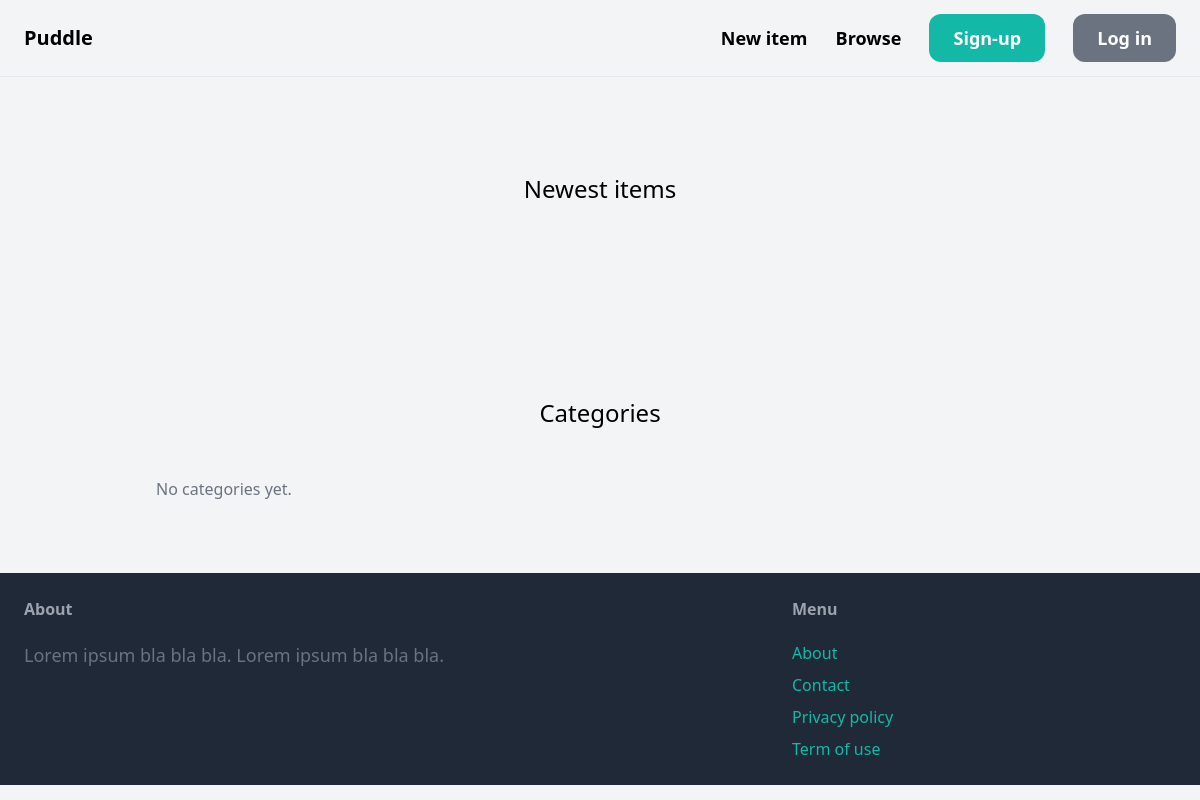
The app's page /, older data.
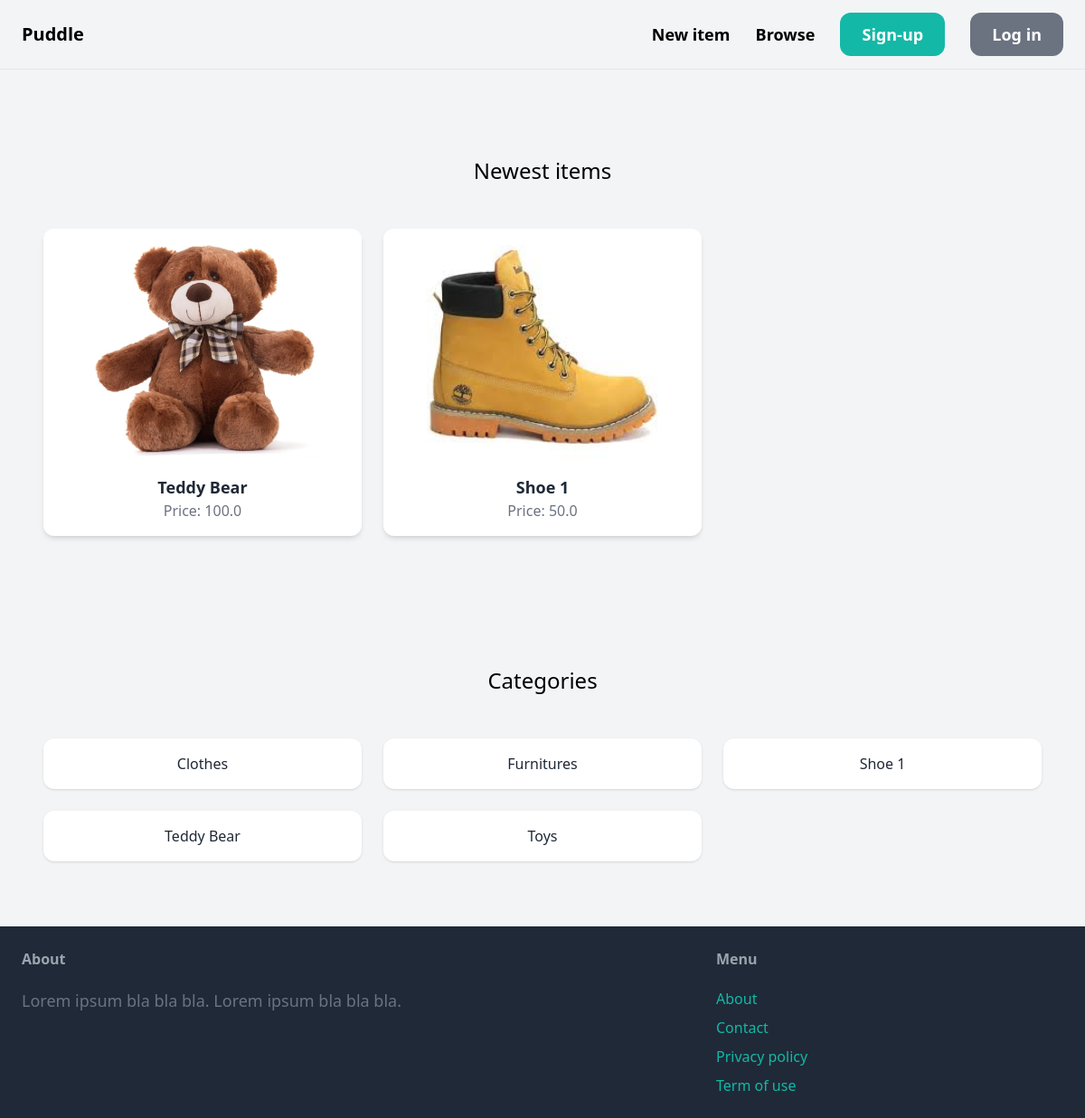
The same page, newer data.
### item/models.py (models this page shows, shortened)
class Item(models.Model):
    category = models.ForeignKey(Category, related_name='items', on_delete=models.CASCADE)
    name = models.CharField(max_length=255)
    description = models.TextField(blank=True, null=True)
    price = models.FloatField()
    image = models.ImageField(upload_to='item_images', blank=True, null=True)
    is_sold = models.BooleanField(default=False)
    created_by = models.ForeignKey(User, related_name='item', on_delete=models.CASCADE)
    created_at = models.DateTimeField(auto_now_add=True)

class Category(models.Model):
    name = models.CharField(max_length=255)
    class Meta:
        ordering = ['name']
        verbose_name_plural = "Categories"

### core/views.py (the view)
# urls.py: path('', views.index, name='index'),
def index(request):
    items = Item.objects. filter(is_sold=False)[0:6]
    categories = Category.objects.all()
    return render(request, 'core/index.html', {
        'categories': categories,
        'items': items,
    })

### core/templates/core/index.html (shortened to what this page needs)
{% extends 'core/base.html' %}
{% block content %}
<div class="mt-6 px-6 py-12 bg-gray-100 rounded-xl">
    <h2 class="mb-12 text-2xl text-center">Newest items</h2>
    <div class="grid grid-cols-1 sm:grid-cols-2 md:grid-cols-3 gap-6">
        {% for item in items %}
            <a href="{% url 'item:detail' item.id %}" class="block">
                <div class="bg-white rounded-xl shadow-md overflow-hidden hover:shadow-lg transition flex flex-col">
                    {% if item.image %}
                        <img src="{{ item.image.url }}" alt="{{ item.name }}" class="w-full h-64 object-contain bg-white rounded-t-xl">
                    {% else %}
                        <div class="w-full h-64 flex items-center justify-center bg-gray-50 rounded-t-xl">
                            <span class="text-gray-400">No image</span>
                        </div>
                    {% endif %}
                    <div class="p-4 text-center">
                        <h2 class="text-lg font-semibold text-gray-800">{{ item.name }}</h2>
                        <p class="text-gray-500">Price: {{ item.price }}</p>
                    </div>
                </div>
            </a>
        {% endfor %}
    </div>
</div>
<div class="mt-12 px-6 py-12 bg-gray-100 rounded-xl">
    <h2 class="mb-12 text-2xl text-center">Categories</h2>
    <div class="grid grid-cols-1 sm:grid-cols-2 md:grid-cols-3 gap-6">
        {% for category in categories %}
            <div class="bg-white rounded-xl shadow p-4 text-center">
                <a href="#" class="text-gray-800 font-medium">{{ category.name }}</a>
            </div>
        {% empty %}
            <p class="text-center text-gray-500">No categories yet.</p>
        {% endfor %}
    </div>
</div>
{% endblock %}

### core/templates/core/base.html (shortened to what this page needs)
<!DOCTYPE html>
<html lang="en">
<head>
    <script src="https://cdn.tailwindcss.com"></script>
</head>
<body class="bg-gray-100">
    <nav class="py-6 px-6 flex justify-between items-center border-b border-gray-200">
        <a href="/" class="text-xl font-semibold">Puddle</a>
        <div class="space-x-6">
            <a href="{% url 'item:new' %}" class="text-lg font-semibold hover:text-gray-500">New item</a>
            <a href="#" class="text-lg font-semibold hover:text-gray-500">Browse</a>
            <a href="{% url 'core:signup'  %}" class="px-6 py-3 text-lg font-semibold bg-teal-500 text-white rounded-xl hover:bg-teal-700">Sign-up</a>
            <a href="#" class="px-6 py-3 text-lg font-semibold bg-gray-500 text-white rounded-xl hover:bg-gray-700">Log in</a>
        </div>
    </nav>
    <div class="px-6 py-6">
        {% block content %}
        {% endblock %}
    </div>
    <footer class="py-6 px-6 flex justify-between bg-gray-800 text-white">
        <div class="w-2/3 pr-10">
            <h3 class="mb-5 font-semibold text-gray-400">About</h3>
            <p class="text-lg text-gray-500">Lorem ipsum bla bla bla. Lorem ipsum bla bla bla.</p>
        </div>
        <div class="w-1/3">
            <h3 class="mb-5 font-semibold text-gray-400">Menu</h3>
            <ul class="space-y-2">
                <li><a href="#" class="text-teal-500 hover:text-teal-700">About</a></li>
                <li><a href="#" class="text-teal-500 hover:text-teal-700">Contact</a></li>
                <li><a href="#" class="text-teal-500 hover:text-teal-700">Privacy policy</a></li>
                <li><a href="#" class="text-teal-500 hover:text-teal-700">Term of use</a></li>
            </ul>
        </div>
    </footer>
</body>
</html>

Row changes from the older to the newer data that the page shows:
added Item: image (picture), name "Teddy Bear", price "100.0"
added Item: image (picture), name "Shoe 1", price "50.0"
added Category: name "Clothes"
added Category: name "Furnitures"
added Category: name "Shoe 1"
added Category: name "Teddy Bear"
added Category: name "Toys"
Text that changed along with them:
text no longer shown: "No categories yet."
